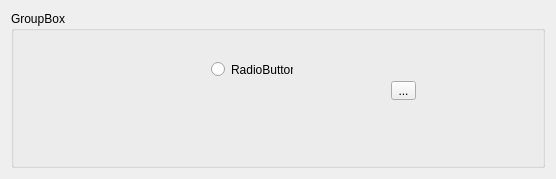
<?xml version="1.0" encoding="UTF-8"?>
<ui version="4.0">
 <class>Form</class>
 <widget class="QWidget" name="Form">
  <property name="geometry">
   <rect>
    <x>0</x>
    <y>0</y>
    <width>556</width>
    <height>179</height>
   </rect>
  </property>
  <property name="windowTitle">
   <string>Form</string>
  </property>
  <layout class="QVBoxLayout" name="verticalLayout">
   <item>
    <widget class="QGroupBox" name="groGeral">
     <property name="title">
      <string>GroupBox</string>
     </property>
     <widget class="QRadioButton" name="radioButton">
      <property name="geometry">
       <rect>
        <x>200</x>
        <y>50</y>
        <width>82</width>
        <height>17</height>
       </rect>
      </property>
      <property name="text">
       <string>RadioButton</string>
      </property>
     </widget>
     <widget class="QToolButton" name="toolButton">
      <property name="geometry">
       <rect>
        <x>380</x>
        <y>70</y>
        <width>25</width>
        <height>19</height>
       </rect>
      </property>
      <property name="text">
       <string>...</string>
      </property>
     </widget>
    </widget>
   </item>
  </layout>
 </widget>
 <resources>
  <include location="resources.qrc"/>
 </resources>
 <connections/>
</ui>
